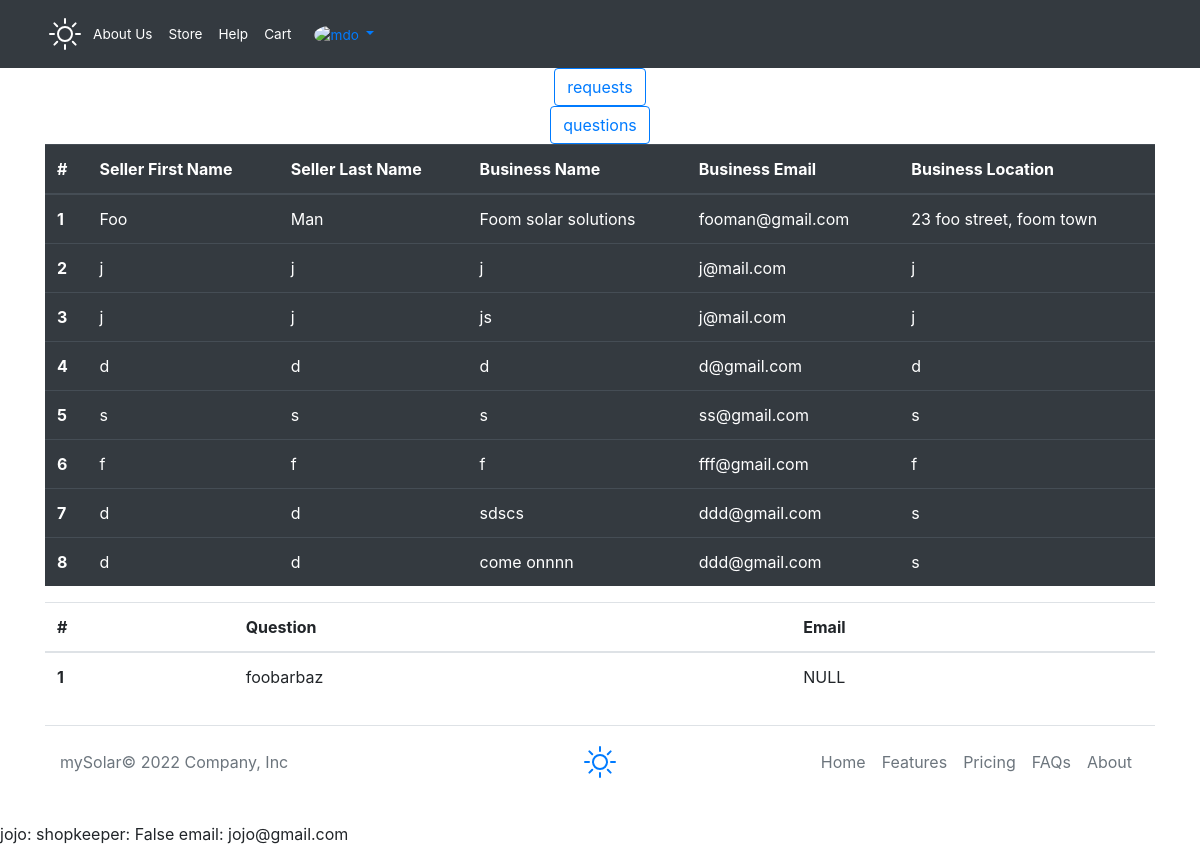
The page /requestsAndQuestions (signed in) on the database as committed earlier.
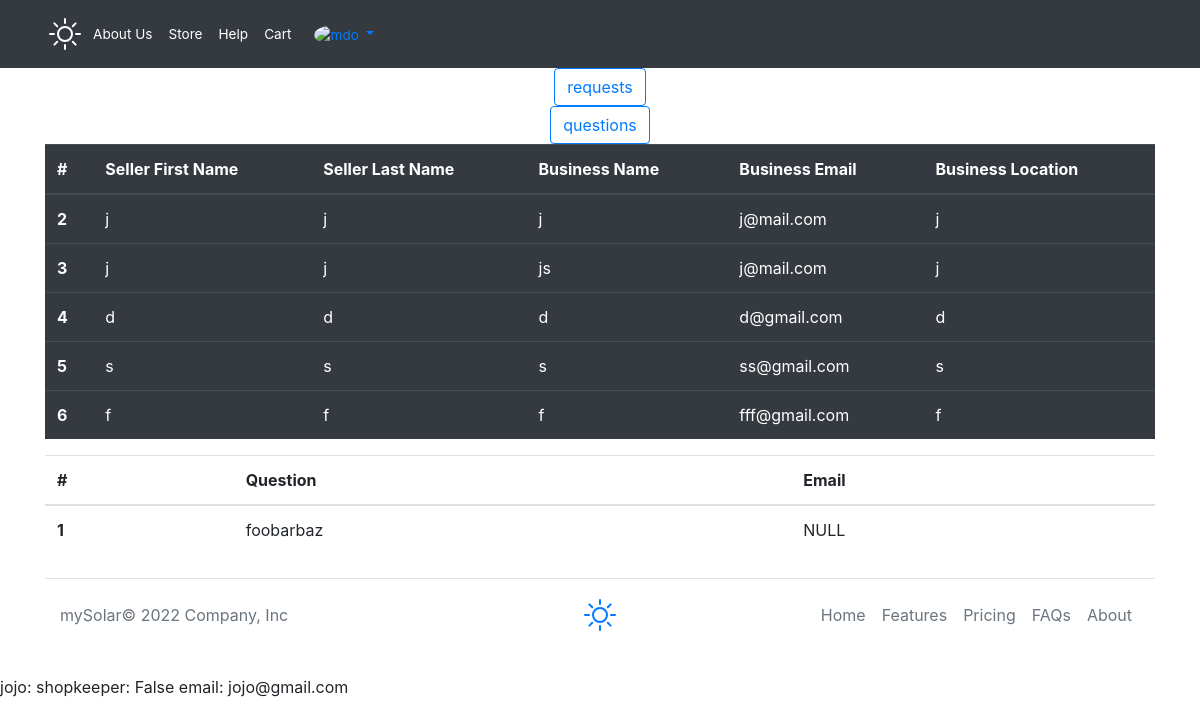
The same page on the database as committed later.
### mySolarApp/models.py (models this page shows)
class sellerRequests(models.Model):
    sellerAcc = models.ForeignKey(User, on_delete=models.CASCADE)
    sellerFName = models.CharField(max_length=24, blank=False)
    sellerLName = models.CharField(max_length=24, blank=False)
    businessEmail = models.EmailField(blank=False)
    businessContact = models.CharField(max_length=15, blank=False)
    name = models.CharField(max_length=64, unique=True, blank=False)
    location = models.CharField(max_length=128, blank=False)
    bio = models.CharField(max_length=1000, blank=False)
    profile_pic = models.ImageField(
        blank=True, height_field=None, width_field=None, upload_to='profile_and_banner_images')
    banner_pic = models.ImageField(
        blank=True, height_field=None, width_field=None, upload_to='profile_and_banner_images')
    identification = models.CharField(max_length=13, unique=True, blank=False)

class userQuestions(models.Model):
    email = models.EmailField(blank=True)
    question = models.CharField(max_length=1000, blank=False, unique=True)
    is_FAQ = models.BooleanField(default=False)

### mySolarApp/views.py (the view)
# urls.py: path("requestsAndQuestions", requestsAndQuestions, name="requests"),
@login_required
def requestsAndQuestions(request):
    if request.user.is_staff == False or request.user.is_superuser == False:
        return render(request, "mySolar/fail.html", {'message': "You are not permitted here."})
    else:
        requests = sellerRequests.objects.all()
        QUESTIONS = userQuestions.objects.all()
        return render(request, "mySolar/requestsAndQuestions.html", {"requests": requests, "questions": QUESTIONS})

### mySolarApp/models.py (called while the page is built)
    def __str__(self):
        return f'{self.username}: shopkeeper: {self.is_shopkeeper} email: {self.email}'

### mySolarApp/templates/mySolar/requestsAndQuestions.html (shortened to what this page needs)
{% extends 'mySolar/layout.html' %}
{% block body %}
<div>
    <button class="btn btn-outline-primary d-block mx-auto text-center d-inline">requests</button>
    <button class="btn btn-outline-primary d-block mx-auto text-center d-inline">questions</button>
</div>
<div class="requests">
    <table class="table table-hover table-dark">
        <thead>
            <tr>
                <th scope="col">#</th>
                <th scope="col">Seller First Name</th>
                <th scope="col">Seller Last Name</th>
                <th scope="col">Business Name</th>
                <th scope="col">Business Email</th>
                <th scope="col">Business Location</th>
            </tr>
        </thead>
        <tbody>
            {% for seller in requests %}
            <tr>
                <th scope="row">{{ seller.pk }}</th>
                <td>{{seller.sellerFName}}</td>
                <td>{{seller.sellerLName}}</td>
                <td>{{seller.name}}</td>
                <td>{{seller.businessEmail}}</td>
                <td>{{seller.location}}</td>
            </tr>
            {% endfor %}
        </tbody>
    </table>
</div>
<div class="questions">
    <table class="table table-hover">
        <thead>
            <tr>
                <th scope="col">#</th>
                <th scope="col">Question</th>
                <th scope="col">Email</th>
            </tr>
        </thead>
        <tbody>
            {% for question in questions %}
            <tr>
                <th scope="row">{{ question.pk }}</th>
                <td>{{question.question}}</td>
                {% if question.email == '' %}
                <td>NULL</td>
                {% else %}
                <td>{{question.email}}</td>
                {% endif %}
            </tr>
            {% endfor %}
        </tbody>
    </table>
</div>
{% endblock %}

Rows that differ between the two databases and show on the page:
removed sellerRequests: pk "1", sellerFName "Foo", sellerLName "Man", name "Foom solar solutions", businessEmail "fooman@gmail.com", location "23 foo street, foom town"
removed sellerRequests: pk "7", sellerFName "d", sellerLName "d", name "sdscs", businessEmail "ddd@gmail.com", location "s"
removed sellerRequests: pk "8", sellerFName "d", sellerLName "d", name "come onnnn", businessEmail "ddd@gmail.com", location "s"
